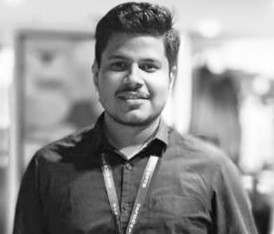
#> input picture Set Conference Project Code/facial recognition system using videos of mobile and webcam/original facial image.png, 274 x 234 px
$ jupyter execute 'facial recognition segmentation.ipynb'
#> lines starting #> are read from the running program, lines starting #| are printed output that depends on the picture; after the words box and inside, x2 and y2 are one past the last pixel; in counts of white or black regions, pixels touching at a corner belong together
[cell 1]
print('Segmentation --> segmentation is defined as dividing the images into various regions')

[cell 2]
import cv2
import matplotlib.pyplot as plt

[cell 3]
image_path = "original facial image.png"
img = cv2.imread(image_path,1);
#> img is the input picture: shape (234, 274, 3); min 2, max 255, mean 146.1

[cell 4]
# reading or displaying the image using matplotlib
plt.imshow(img)
plt.title("original image")
plt.show()

[cell 5]
# applying segmentation using thresholding
th = 127
max_val = 255
ret,output_img1 = cv2.threshold(img,th,max_val,cv2.THRESH_BINARY)
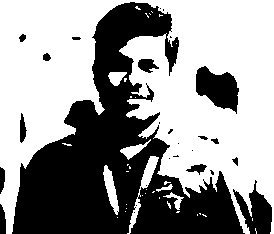
#> output_img1: shape (234, 274, 3); 59.2% white; 27 black regions (13 under 20 px), largest, box (x1, y1, x2, y2) and area: (12, 2, 245, 234) 22912, (196, 66, 239, 114) 1286, (233, 180, 272, 234) 1048
#> ret = 127
ret,output_img2 = cv2.threshold(img,th,max_val,cv2.THRESH_BINARY_INV)
ret,output_img3 = cv2.threshold(img,th,max_val,cv2.THRESH_TOZERO)
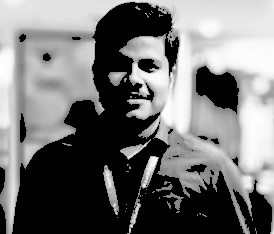
#> output_img3: shape (234, 274, 3); min 0, max 255, mean 116.5
ret,output_img4 = cv2.threshold(img,th,max_val,cv2.THRESH_TOZERO_INV)
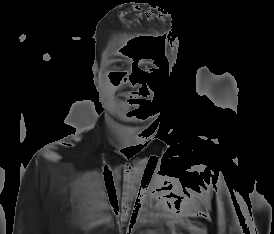
#> output_img4: shape (234, 274, 3); min 0, max 127, mean 29.5
ret,output_img5 = cv2.threshold(img,th,max_val,cv2.THRESH_TRUNC)
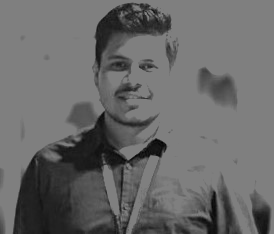
#> output_img5: shape (234, 274, 3); min 2, max 127, mean 104.7

[cell 6]
# array of output and titles
output = [img,output_img1,output_img2,output_img3,output_img4,output_img5]
titles = ['original_image','binary_image','binary_invereted_image','zero_image','zero_inverted_image','truncated_image']

[cell 7]
for i in range(6):
    plt.subplot(2,3,i+1)
    plt.imshow(output[i])
    plt.title(titles[i])
    plt.xticks([])
    plt.yticks([])
plt.show()

[cell 8]
#implementing adaptive thresholding which is of two types mean_adaptive and gaussian_thresholding
print('implementing adaptive thresholding which is of two types mean_adaptive and gaussian_thresholding')

[cell 9]
img1 = cv2.imread(image_path,0);
#> img1: shape (234, 274); min 2, max 255, mean 146.1
block_size = 11
constant = 3

[cell 10]
thres_mean_img = cv2.adaptiveThreshold(img1,max_val,cv2.ADAPTIVE_THRESH_MEAN_C,cv2.THRESH_BINARY,block_size,constant)
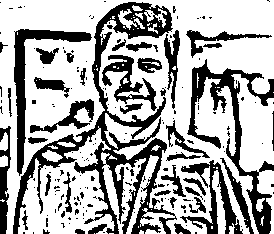
#> thres_mean_img: shape (234, 274); 66.9% white; 188 black regions (148 under 20 px), largest, box (x1, y1, x2, y2) and area: (13, 2, 177, 234) 7294, (187, 59, 274, 234) 3182, (14, 29, 92, 176) 1857
thres_gaussian_img = cv2.adaptiveThreshold(img1,max_val,cv2.ADAPTIVE_THRESH_GAUSSIAN_C,cv2.THRESH_BINARY,block_size,constant)
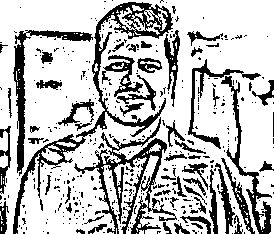
#> thres_gaussian_img: shape (234, 274); 74.3% white; 388 black regions (328 under 20 px), largest, box (x1, y1, x2, y2) and area: (13, 2, 173, 234) 3141, (74, 117, 177, 234) 2539, (13, 30, 93, 176) 1471

[cell 11]
for i in range(3):
    plt.subplot(3,1,i+1)
    plt.imshow(output[i])
    plt.title(titles[i])
    plt.xticks([])
    plt.yticks([])
plt.show()
